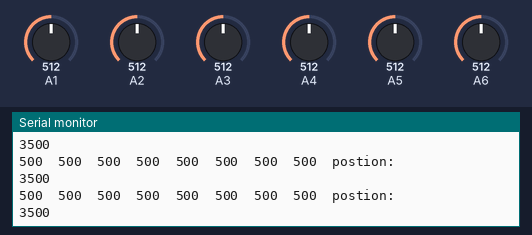
Simulated run of this sketch. Board: Arduino Uno, built with avr-gcc and run on an emulated ATmega328P. Shown: the last lines printed to the serial monitor. Inputs (shaded band) come from the test bench; at power-on: A6 = 512, A1 = 512, A2 = 512, A3 = 512, A4 = 512, A5 = 512.

Above: at 20.2 s.
20.3 s: A6 set to 107
At 20.68 s:
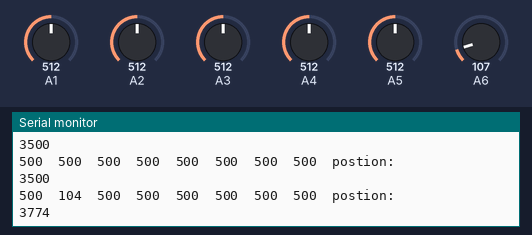
23.3 s: A6 set to 98
At 23.48 s:
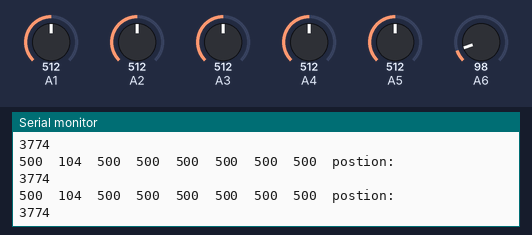
Timing chart, 0 to 25.8 s (numbered marks = the images above; inputs shaded):
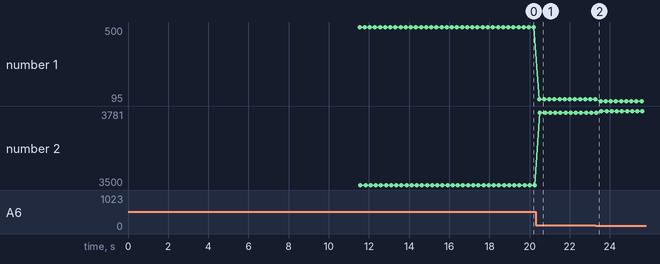

Measured:
- after the input at 20.3 s, the serial monitor: prints a new line after 0.17 s (image 1)
- plotted number 1: 500 → 104 after the input at 20.3 s, 104 → 95 after the input at 23.3 s
- plotted number 2: 3500 → 3774 after the input at 20.3 s, 3774 → 3781 after the input at 23.3 s

The sketch:

qtrcal.ino
```cpp
#include <QTRSensors.h>

// This example is designed for use with six analog QTR sensors. These
// reflectance sensors should be connected to analog pins A0 to A5. The
// sensors' emitter control pin (CTRL or LEDON) can optionally be connected to
// digital pin 2, or you can leave it disconnected and remove the call to
// setEmitterPin().
//
// The setup phase of this example calibrates the sensors for ten seconds and
// turns on the Arduino's LED (usually on pin 13) while calibration is going
// on. During this phase, you should expose each reflectance sensor to the
// lightest and darkest readings they will encounter. For example, if you are
// making a line follower, you should slide the sensors across the line during
// the calibration phase so that each sensor can get a reading of how dark the
// line is and how light the ground is. Improper calibration will result in
// poor readings.
//
// The main loop of the example reads the calibrated sensor values and uses
// them to estimate the position of a line. You can test this by taping a piece
// of 3/4" black electrical tape to a piece of white paper and sliding the
// sensor across it. It prints the sensor values to the serial monitor as
// numbers from 0 (maximum reflectance) to 1000 (minimum reflectance) followed
// by the estimated location of the line as a number from 0 to 5000. 1000 means
// the line is directly under sensor 1, 2000 means directly under sensor 2,
// etc. 0 means the line is directly under sensor 0 or was last seen by sensor
// 0 before being lost. 5000 means the line is directly under sensor 5 or was
// last seen by sensor 5 before being lost.

QTRSensors qtr;

const uint8_t SensorCount = 8;
uint16_t sensorValues[SensorCount];

void setup()
{
  // configure the sensors
  Serial.begin(9600);
  qtr.setTypeAnalog();
  qtr.setSensorPins((const uint8_t[]){25, 36, 39, 34, 35, 32,33,26}, SensorCount);

  delay(500);
  // analogRead() takes about 0.1 ms on an AVR.
  // 0.1 ms per sensor * 4 samples per sensor read (default) * 6 sensors
  // * 10 reads per calibrate() call = ~24 ms per calibrate() call.
  // Call calibrate() 400 times to make calibration take about 10 seconds.
  for (uint16_t i = 0; i < 400; i++)
  {
    qtr.calibrate();
  }
Serial.print("finished cal");

  // print the calibration minimum values measured when emitters were on
  for (uint8_t i = 0; i < SensorCount; i++)
  {
    Serial.print(qtr.calibrationOn.minimum[i]);
    Serial.print(' ');
  }
  Serial.println();

  // print the calibration maximum values measured when emitters were on
  for (uint8_t i = 0; i < SensorCount; i++)
  {
    Serial.print(qtr.calibrationOn.maximum[i]);
    Serial.print(' ');
  }
  Serial.println();
  Serial.println();
  delay(1000);
}

void loop()
{
  // read calibrated sensor values and obtain a measure of the line position
  // from 0 to 5000 (for a white line, use readLineWhite() instead)
  uint16_t position = qtr.readLineBlack(sensorValues);

  // print the sensor values as numbers from 0 to 1000, where 0 means maximum
  // reflectance and 1000 means minimum reflectance, followed by the line
  // position
  for (uint8_t i = 0; i < SensorCount; i++)
  {
    Serial.print(sensorValues[i]);
    Serial.print('\t');
  }
  Serial.println("postion:");
  Serial.println(position);

  delay(250);
}
```
